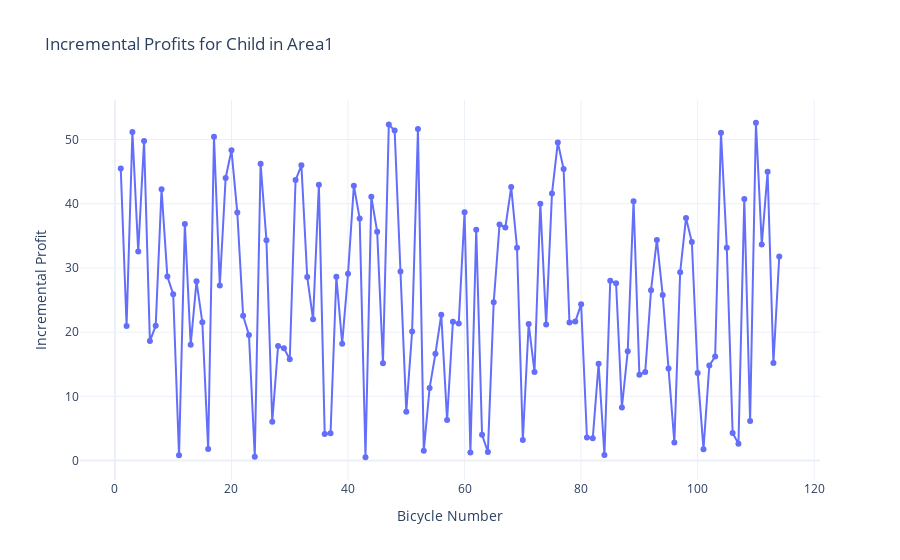
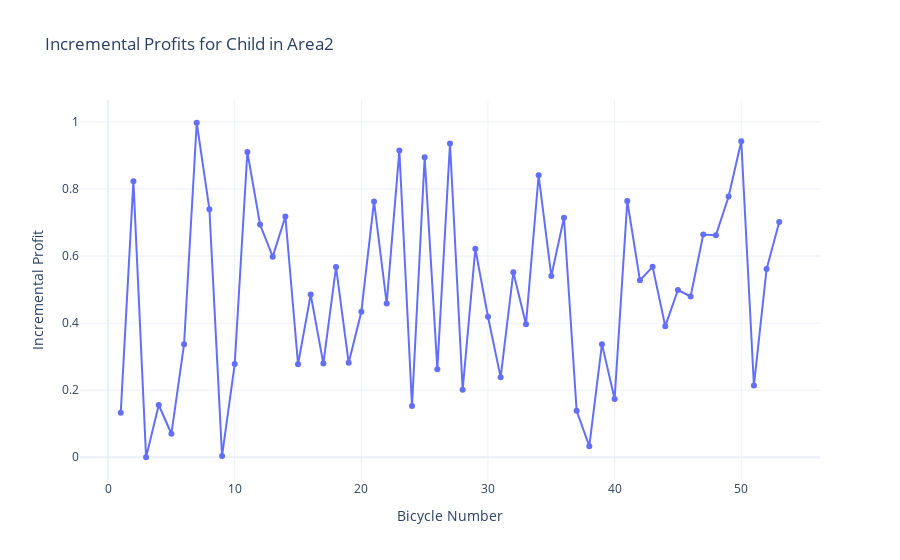
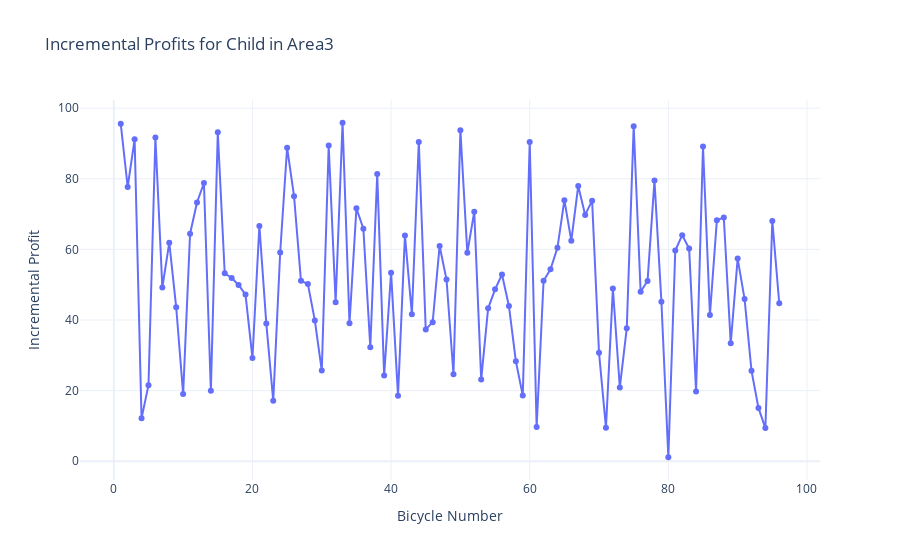
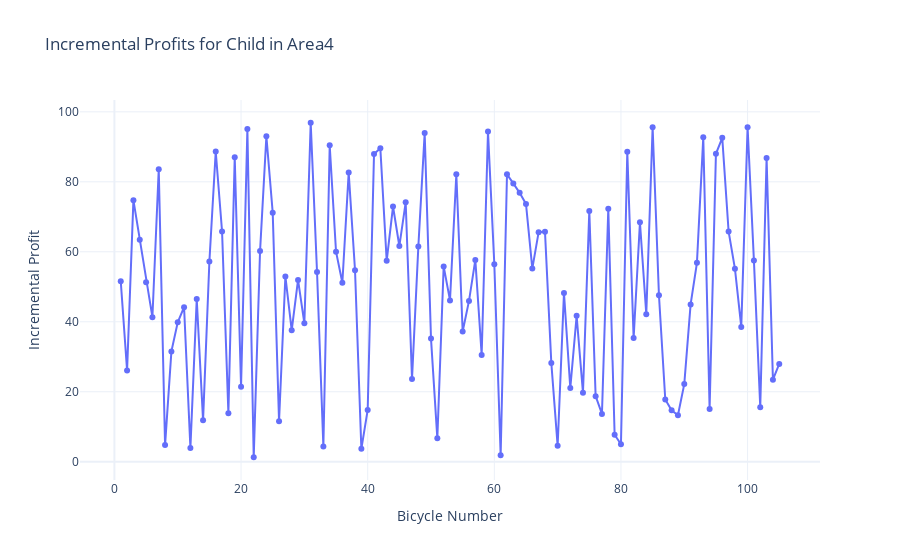

The cell these charts' notebook holds for them, in order:
### Code cell
profit_sheet_names = [sheet for sheet in file.sheet_names if sheet.startswith("ExpectedProfitsArea")]

profit_stats = {}

for sheet in profit_sheet_names:
    df = pd.read_excel(file, sheet_name=sheet, header=0)
    
    area = "Area" + sheet[len("ExpectedProfitsArea"):]
    
    print()
    print(f"--- Descriptive Analysis for {area} ---")
    for cat in df.columns[:1]:
        values = pd.to_numeric(df[cat].dropna(), errors='coerce')
        stats = values.describe()
        profit_stats[(cat, area)] = stats
        
        print(f"\nCategory: {cat} in {area}")
        print(stats)
        
        fig = go.Figure()
        fig.add_trace(go.Scatter(
            x=list(range(1, len(values)+1)),
            y=values,
            mode='lines+markers',
            name=cat
        ))
        fig.update_layout(
            title=f"Incremental Profits for {cat} in {area}",
            xaxis_title="Bicycle Number",
            yaxis_title="Incremental Profit",
            template="plotly_white"
        )
        fig.show()

### Figure 1 — Plotly figure (JSON) as saved in the notebook; plotly's stock layout.template omitted (floating-point values rounded to 4 significant figures)
{"data": [{"mode": "lines+markers", "name": "Child", "type": "scatter", "x": [1, 2, 3, 4, 5, 6, 7, 8, 9, 10, 11, 12, 13, 14, 15, 16, 17, 18, 19, 20, 21, 22, 23, 24, 25, 26, 27, 28, 29, 30, 31, 32, 33, 34, 35, 36, 37, 38, 39, 40, 41, 42, 43, 44, 45, 46, 47, 48, 49, 50, 51, 52, 53, 54, 55, 56, 57, 58, 59, 60, 61, 62, 63, 64, 65, 66, 67, 68, 69, 70, 71, 72, 73, 74, 75, 76, 77, 78, 79, 80, 81, 82, 83, 84, 85, 86, 87, 88, 89, 90, 91, 92, 93, 94, 95, 96, 97, 98, 99, 100, 101, 102, 103, 104, 105, 106, 107, 108, 109, 110, 111, 112, 113, 114], "y": [45.49, 20.97, 51.19, 32.56, 49.76, 18.6, 20.99, 42.25, 28.65, 25.91, 0.8108, 36.85, 18.03, 27.92, 21.55, 1.786, 50.43, 27.27, 44.01, 48.34, 38.62, 22.55, 19.56, 0.5961, 46.22, 34.3, 6.029, 17.85, 17.49, 15.79, 43.68, 45.98, 28.6, 22.0, 42.98, 4.125, 4.239, 28.62, 18.2, 29.08, 42.81, 37.68, 0.5109, 41.07, 35.65, 15.15, 52.33, 51.42, 29.43, 7.613, 20.1, 51.63, 1.505, 11.3, 16.63, 22.72, 6.299, 21.62, 21.33, 38.69, 1.242, 35.95, 4.014, 1.321, 24.64, 36.76, 36.29, 42.59, 33.15, 3.21, 21.28, 13.79, 39.99, 21.17, 41.58, 49.55, 45.39, 21.51, 21.65, 24.33, 3.594, 3.452, 15.09, 0.8546, 28.01, 27.6, 8.261, 17.04, 40.4, 13.36, 13.79, 26.54, 34.36, 25.78, 14.33, 2.807, 29.35, 37.77, 34.06, 13.64, 1.768, 14.8, 16.19, 51.07, 33.15, 4.284, 2.611, 40.73, 6.151, 52.62, 33.64, 44.99, 15.2, 31.77]}], "layout": {"title": {"text": "Incremental Profits for Child in Area1"}, "xaxis": {"title": {"text": "Bicycle Number"}}, "yaxis": {"title": {"text": "Incremental Profit"}}}}

### Figure 2 — Plotly figure (JSON) as saved in the notebook; plotly's stock layout.template omitted (floating-point values rounded to 4 significant figures)
{"data": [{"mode": "lines+markers", "name": "Child", "type": "scatter", "x": [1, 2, 3, 4, 5, 6, 7, 8, 9, 10, 11, 12, 13, 14, 15, 16, 17, 18, 19, 20, 21, 22, 23, 24, 25, 26, 27, 28, 29, 30, 31, 32, 33, 34, 35, 36, 37, 38, 39, 40, 41, 42, 43, 44, 45, 46, 47, 48, 49, 50, 51, 52, 53], "y": [0.1331, 0.8234, 0.0001, 0.1559, 0.0701, 0.3372, 0.9975, 0.7399, 0.0039, 0.2779, 0.9102, 0.6941, 0.5983, 0.718, 0.2773, 0.4851, 0.2794, 0.5672, 0.2817, 0.4341, 0.7629, 0.4588, 0.9146, 0.1531, 0.8945, 0.2627, 0.9355, 0.2017, 0.6218, 0.4189, 0.2383, 0.5515, 0.3965, 0.8409, 0.5403, 0.714, 0.1387, 0.0332, 0.3374, 0.174, 0.7642, 0.5277, 0.5678, 0.3909, 0.4988, 0.4797, 0.664, 0.6624, 0.7774, 0.9426, 0.2141, 0.5611, 0.7015]}], "layout": {"title": {"text": "Incremental Profits for Child in Area2"}, "xaxis": {"title": {"text": "Bicycle Number"}}, "yaxis": {"title": {"text": "Incremental Profit"}}}}

### Figure 3 — Plotly figure (JSON) as saved in the notebook; plotly's stock layout.template omitted (floating-point values rounded to 4 significant figures)
{"data": [{"mode": "lines+markers", "name": "Child", "type": "scatter", "x": [1, 2, 3, 4, 5, 6, 7, 8, 9, 10, 11, 12, 13, 14, 15, 16, 17, 18, 19, 20, 21, 22, 23, 24, 25, 26, 27, 28, 29, 30, 31, 32, 33, 34, 35, 36, 37, 38, 39, 40, 41, 42, 43, 44, 45, 46, 47, 48, 49, 50, 51, 52, 53, 54, 55, 56, 57, 58, 59, 60, 61, 62, 63, 64, 65, 66, 67, 68, 69, 70, 71, 72, 73, 74, 75, 76, 77, 78, 79, 80, 81, 82, 83, 84, 85, 86, 87, 88, 89, 90, 91, 92, 93, 94, 95, 96], "y": [95.55, 77.66, 91.16, 12.15, 21.53, 91.67, 49.2, 61.89, 43.6, 19.03, 64.42, 73.29, 78.79, 20.0, 93.16, 53.24, 51.9, 49.92, 47.19, 29.22, 66.65, 38.98, 17.15, 59.14, 88.79, 75.07, 51.11, 50.16, 39.89, 25.68, 89.38, 45.03, 95.86, 39.06, 71.63, 65.85, 32.29, 81.33, 24.27, 53.41, 18.57, 63.94, 41.63, 90.4, 37.33, 39.4, 60.97, 51.45, 24.64, 93.72, 59.02, 70.67, 23.12, 43.31, 48.68, 52.89, 43.98, 28.35, 18.59, 90.43, 9.678, 51.11, 54.34, 60.44, 73.94, 62.46, 77.95, 69.76, 73.79, 30.7, 9.502, 48.89, 20.89, 37.63, 94.88, 48.0, 51.06, 79.47, 45.19, 1.129, 59.66, 64.03, 60.22, 19.77, 89.15, 41.45, 68.26, 69.01, 33.38, 57.4, 45.92, 25.6, 15.1, 9.388, 68.07, 44.75]}], "layout": {"title": {"text": "Incremental Profits for Child in Area3"}, "xaxis": {"title": {"text": "Bicycle Number"}}, "yaxis": {"title": {"text": "Incremental Profit"}}}}

### Figure 4 — Plotly figure (JSON) as saved in the notebook; plotly's stock layout.template omitted (floating-point values rounded to 4 significant figures)
{"data": [{"mode": "lines+markers", "name": "Child", "type": "scatter", "x": [1, 2, 3, 4, 5, 6, 7, 8, 9, 10, 11, 12, 13, 14, 15, 16, 17, 18, 19, 20, 21, 22, 23, 24, 25, 26, 27, 28, 29, 30, 31, 32, 33, 34, 35, 36, 37, 38, 39, 40, 41, 42, 43, 44, 45, 46, 47, 48, 49, 50, 51, 52, 53, 54, 55, 56, 57, 58, 59, 60, 61, 62, 63, 64, 65, 66, 67, 68, 69, 70, 71, 72, 73, 74, 75, 76, 77, 78, 79, 80, 81, 82, 83, 84, 85, 86, 87, 88, 89, 90, 91, 92, 93, 94, 95, 96, 97, 98, 99, 100, 101, 102, 103, 104, 105], "y": [51.59, 26.08, 74.76, 63.41, 51.29, 41.31, 83.6, 4.747, 31.53, 39.83, 44.17, 3.953, 46.52, 11.82, 57.2, 88.67, 65.79, 13.86, 87.04, 21.43, 95.12, 1.275, 60.2, 93.01, 71.18, 11.54, 52.95, 37.54, 51.94, 39.55, 96.88, 54.24, 4.325, 90.45, 60.02, 51.15, 82.63, 54.74, 3.691, 14.81, 87.95, 89.56, 57.43, 72.93, 61.65, 74.14, 23.64, 61.48, 93.92, 35.18, 6.671, 55.82, 46.1, 82.18, 37.19, 45.96, 57.67, 30.49, 94.34, 56.43, 1.821, 82.14, 79.55, 76.85, 73.68, 55.21, 65.61, 65.75, 28.24, 4.527, 48.24, 21.04, 41.7, 19.71, 71.62, 18.74, 13.66, 72.32, 7.713, 4.98, 88.57, 35.32, 68.45, 42.13, 95.61, 47.58, 17.78, 14.72, 13.27, 22.19, 44.95, 56.84, 92.7, 15.04, 88.0, 92.58, 65.8, 55.17, 38.51, 95.61, 57.48, 15.6, 86.8, 23.43, 27.95]}], "layout": {"title": {"text": "Incremental Profits for Child in Area4"}, "xaxis": {"title": {"text": "Bicycle Number"}}, "yaxis": {"title": {"text": "Incremental Profit"}}}}
